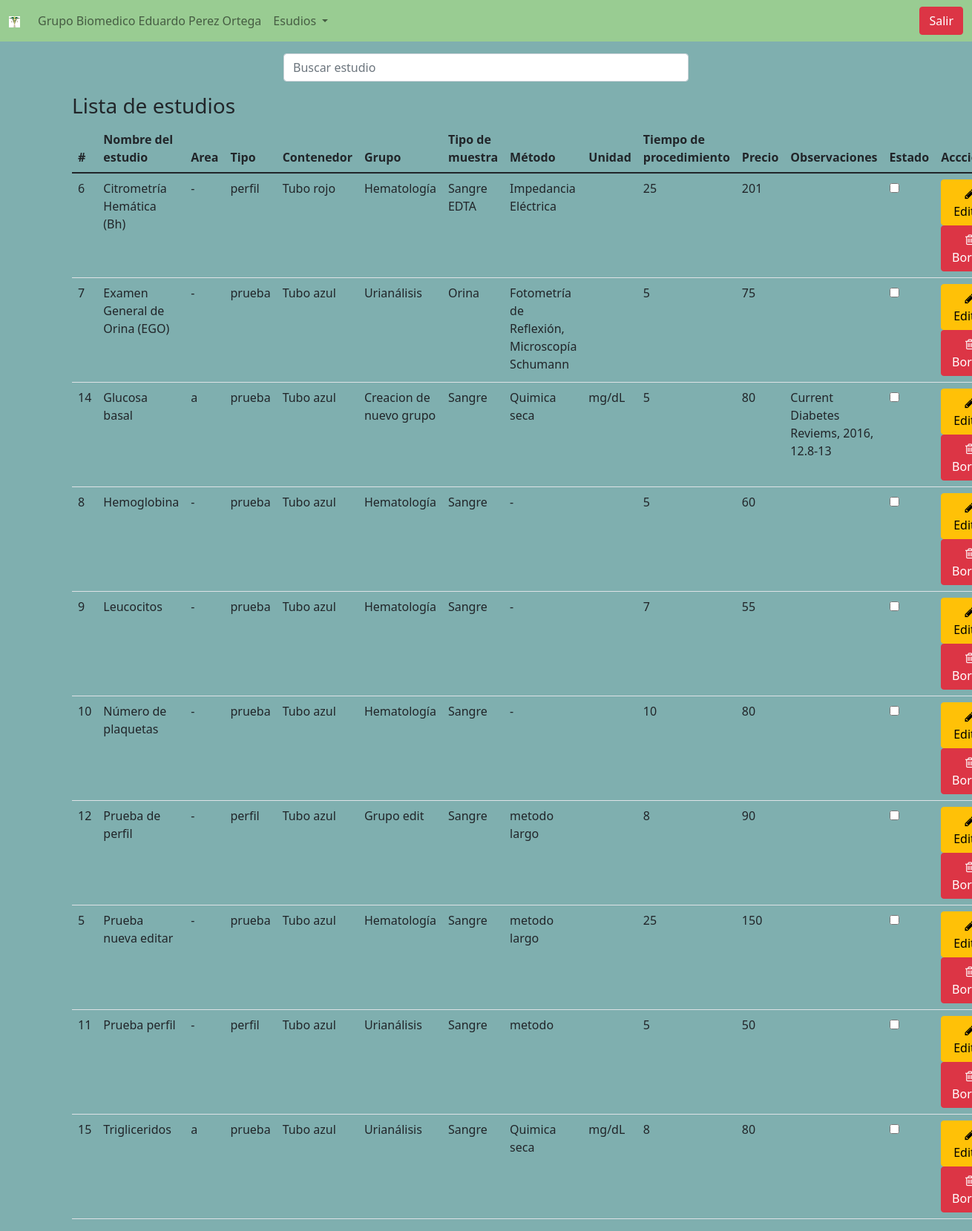
/Vista/Estudios.php (signed in), run on the app's committed database.
### tables this page shows
CREATE TABLE IF NOT EXISTS `estudio` (
  `idEstudio` int NOT NULL AUTO_INCREMENT,
  `nombre` varchar(40) NOT NULL,
  `estado` tinyint(1) DEFAULT NULL,
  `tiempoProced` int DEFAULT NULL,
  `area` varchar(40) DEFAULT NULL,
  `metodo` varchar(100) DEFAULT NULL,
  `tipo` varchar(40) DEFAULT NULL,
  `contenedor` int NOT NULL,
  `grupo` int DEFAULT NULL,
  `tipoMuestra` varchar(40) DEFAULT NULL,
  `precio` double DEFAULT NULL,
  `observaciones` varchar(200) DEFAULT NULL,
  `unidad` varchar(50) DEFAULT NULL,
  PRIMARY KEY (`idEstudio`),
  KEY `contenedor` (`contenedor`),
  KEY `area` (`grupo`)
);

CREATE TABLE IF NOT EXISTS `contenedor` (
  `idContenedor` int NOT NULL AUTO_INCREMENT,
  `nombre` varchar(60) NOT NULL,
  PRIMARY KEY (`idContenedor`)
);

CREATE TABLE IF NOT EXISTS `grupo` (
  `idGrupo` int NOT NULL AUTO_INCREMENT,
  `nombre` varchar(80) NOT NULL,
  `prioridad` int NOT NULL,
  PRIMARY KEY (`idGrupo`)
);

### Modelo/Conexion.php (called while the page is built, shortened)
<?php
require_once "Estudio.php";
 class Conexion{
    private $conexion;
    public function __construct($servidor, $bd, $usuario, $password){
        $this->conexion=mysqli_connect($servidor,$usuario,$password,$bd);
        $selBD = mysqli_select_db($this->conexion,$bd);
    }
    public function ejecutar($query){
        return mysqli_query($this->conexion,$query);
    }
    public function getEstudios(){
        $sql ="SELECT * FROM `estudio` ORDER BY nombre;";
        $estudios = array();
        $res = $this->ejecutar($sql);
        while($reg = mysqli_fetch_array($res)){
            $e = new Estudio($reg[0],$reg[1],$reg[2],$reg[3],$reg[4],$reg[5],$reg[6],$reg[7],$reg[8],
                             $reg[9], $reg[10], $reg[11], $reg[12]);
            array_push($estudios,$e);
        }
        return $estudios;
    }
}
?>

### Modelo/Estudio.php (called while the page is built, shortened)
<?php
class Estudio{
    private $idestudio;
    private $nombreEstudio;
    private $grupo;
    private $tipo;
    private $contenedor;
    private $area;
    private $tipoMuestra;
    private $tiempo;
    private $precio;
    private $metodo;
    private $unidad;
    private $observaciones;
    public function __construct($idestudio, $nombreEstudio, $estado, $tiempo, $area,
                                $metodo, $tipo, $contenedor, $grupo, $tipoMuestra,  $precio,
                                $observaciones, $unidad){
        $this->idestudio=$idestudio;
        $this->nombreEstudio=$nombreEstudio;
        $this->grupo=$grupo;
        $this->tipo=$tipo;
        $this->contenedor=$contenedor;
        $this->area=$area;
        $this->tipoMuestra=$tipoMuestra;
        $this->tiempo=$tiempo;
        $this->precio=$precio;
        $this->metodo=$metodo;
        $this->unidad=$unidad;
        $this->observaciones=$observaciones;
    }
    public function getIdEstudio(){
        return $this->idestudio;
    }
    public function getNombreEstudio(){
        return $this->nombreEstudio;
    }
    public function getGrupo(){
        return $this->grupo;
    }
    public function getTipo(){
        return $this->tipo;
    }
    public function getContenedor(){
        return $this->contenedor;
    }
    public function getArea(){
        return $this->area;
    }
    public function getTipoMuestra(){
        return $this->tipoMuestra;
    }
    public function getTiempo(){
        return $this->tiempo;
    }
    public function getPrecio(){
        return $this->precio;
    }
    public function getMetodo(){
        return $this->metodo;
    }
    public function getObservaciones(){
        return $this->observaciones;
    }
    public function getUnidad(){
        return $this->unidad;
    }
}
?>

### Vista/Estudios.php (the view, shortened to what this page needs)
<?php
include_once "nav2.php"
?>
<!DOCTYPE html>
<html lang="en">
<head>
    <link rel="stylesheet" href="https://cdnjs.cloudflare.com/ajax/libs/font-awesome/4.7.0/css/font-awesome.min.css">
        <link href="../bootstrap-5.0.2-dist\css\bootstrap-grid.min.css" rel="stylesheet">
</head>
<body style="background-color: rgb(127, 175, 175);">
       <div class="container mt-3">
       <div class="row text-center justify-content-center">
            <div class="col-6"><input id="buscar" class="form-control" type="text" name="Buscar" onkeyup="buscarTabla()" placeholder="Buscar estudio"></div>
        </div>
       <h3 class="">Lista de estudios</h3>
                  <div class="table-responsibe">
                  <table id="tabla" class="table" id="responsive">
                  <thead class="thead-dark">
                    <tr>
                      <th scope="col">#</th>
                      <th scope="col">Nombre del estudio</th>
                      <th scope="col">Area</th>
                      <th scope="col">Tipo</th>
                      <th scope="col">Contenedor</th>
                      <th scope="col">Grupo</th>
                      <th scope="col">Tipo de muestra</th>
                      <th scope="col">Método</th>
                      <th scope="col">Unidad</th>
                      <th scope="col">Tiempo de procedimiento</th>
                      <th scope="col">Precio</th>
                      <th scope="col">Observaciones</th>
                      <th scope="col">Estado</th>
                      <th scope="col">Accciones</th>
                    </tr>
                  </thead>
                  <tbody>
                  <?php
                    require_once "../Modelo/Conexion.php";
                    $user = $_SESSION['user'];
                    $pass= $_SESSION['pass'];
                    $d = new Conexion("localhost","laboratorio",$user,$pass);
                    $estudios = $d->getEstudios();
                    foreach($estudios as $e){
                      echo("<tr>");
                      echo("<td class=\"codigo\">".$e->getIdEstudio()."</td>");
                      echo("<td class=\"nombre\" >".$e->getNombreEstudio()."</td>");
                      echo("<td class=\"area\">".$e->getArea()."</td>");
                      echo("<td class=\"tipo\">".$e->getTipo()."</td>");
                      $idContenedor = $e->getContenedor();
                      $consulta = "SELECT * from contenedor where idContenedor = $idContenedor";
                      $res = $d->ejecutar($consulta);
                      $reg = mysqli_fetch_array($res);
                      echo("<td >".$reg[1]."</td>");
                      $idGrupo = $e->getGrupo();
                      $consulta2 = "SELECT * from grupo where idGrupo = $idGrupo";
                      $res = $d->ejecutar($consulta2);
                      $reg = mysqli_fetch_array($res);
                      echo("<td >".$reg[1]."</td>");
                      echo("<td class=\"tipoMuestra\">".$e->getTipoMuestra()."</td>");
                      echo("<td class=\"metodo\">".$e->getMetodo()."</td>");
                      echo("<td class=\"unidad\">".$e->getUnidad()."</td>");
                      echo("<td class=\"tiempo\">".$e->getTiempo()."</td>");
                      echo("<td class=\"precio\">".$e->getPrecio()."</td>");
                      echo("<td class=\"observaciones\">".$e->getObservaciones()."</td>");
                      echo("<td class=\"estado\"><input type=\"checkbox\" id=\"estadoE\" value=\"1\" name=\"estado\"/></td>");
                      echo("<td><a  class=\"btn btn-warning\" onclick=\"editar(this)\"  ><i class=\"fa fa-pencil\" aria-hidden=\"true\"></i>Editar</a>
                      <a   class=\"btn btn-danger\" onclick=\"eliminar(this)\"><i class=\"fa fa-trash-o\" aria-hidden=\"true\"></i>Borrar</a>
                      </td>");
                      echo("</tr>");
                    }
                    ?>
                  </tbody>
       </div>
</body>
</html>

### data on the page
estudio: idEstudio "6", nombre "Citrometría Hemática (Bh)", area "-", tipo "perfil", contenedor.nombre "Tubo rojo", grupo.nombre "Hematología", tipoMuestra "Sangre EDTA", metodo "Impedancia Eléctrica", tiempoProced "25", precio "201"
estudio: idEstudio "7", nombre "Examen General de Orina (EGO)", area "-", tipo "prueba", contenedor.nombre "Tubo azul", grupo.nombre "Urianálisis", tipoMuestra "Orina", metodo "Fotometría de Reflexión, Microscopía Schumann", tiempoProced "5", precio "75"
estudio: idEstudio "14", nombre "Glucosa basal", area "a", tipo "prueba", contenedor.nombre "Tubo azul", grupo.nombre "Creacion de nuevo grupo", tipoMuestra "Sangre", metodo "Quimica seca", unidad "mg/dL", tiempoProced "5", precio "80", observaciones "Current Diabetes Reviems, 2016, 12.8-13"
estudio: idEstudio "8", nombre "Hemoglobina", area "-", tipo "prueba", contenedor.nombre "Tubo azul", grupo.nombre "Hematología", tipoMuestra "Sangre", metodo "-", tiempoProced "5", precio "60"
estudio: idEstudio "9", nombre "Leucocitos", area "-", tipo "prueba", contenedor.nombre "Tubo azul", grupo.nombre "Hematología", tipoMuestra "Sangre", metodo "-", tiempoProced "7", precio "55"
estudio: idEstudio "10", nombre "Número de plaquetas", area "-", tipo "prueba", contenedor.nombre "Tubo azul", grupo.nombre "Hematología", tipoMuestra "Sangre", metodo "-", tiempoProced "10", precio "80"
estudio: idEstudio "12", nombre "Prueba de perfil", area "-", tipo "perfil", contenedor.nombre "Tubo azul", grupo.nombre "Grupo edit", tipoMuestra "Sangre", metodo "metodo largo", tiempoProced "8", precio "90"
estudio: idEstudio "5", nombre "Prueba nueva editar", area "-", tipo "prueba", contenedor.nombre "Tubo azul", grupo.nombre "Hematología", tipoMuestra "Sangre", metodo "metodo largo", tiempoProced "25", precio "150"
estudio: idEstudio "11", nombre "Prueba perfil", area "-", tipo "perfil", contenedor.nombre "Tubo azul", grupo.nombre "Urianálisis", tipoMuestra "Sangre", metodo "metodo", tiempoProced "5", precio "50"
estudio: idEstudio "15", nombre "Trigliceridos", area "a", tipo "prueba", contenedor.nombre "Tubo azul", grupo.nombre "Urianálisis", tipoMuestra "Sangre", metodo "Quimica seca", unidad "mg/dL", tiempoProced "8", precio "80"
